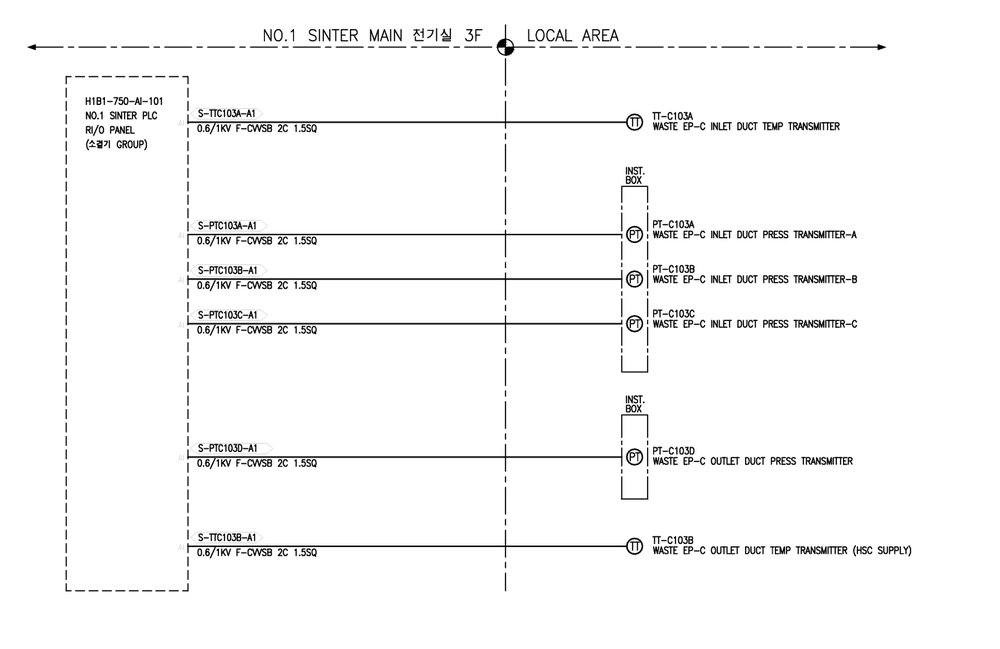
#> input picture data/easy_task_test05_v1.PNG, 1000 x 649 px, shrunk from 1306 x 847 before the run
$ jupyter execute --allow-errors symbol_detection_v1.ipynb
#> lines starting #> are read from the running program, lines starting #| are printed output that depends on the picture; after the words box and inside, x2 and y2 are one past the last pixel; in counts of white or black regions, pixels touching at a corner belong together
# 심볼 탐지 테스트

> 쉬운 도면으로 테스트
1. 도면에서 심볼 탐지(data/symbol_mini.png를 도면에서 탐지)
2. 심볼 기준으로 4분면 자르기

[cell 1]
import cv2
import numpy as np
import matplotlib.pyplot as plt
import os, glob

# [44 lines left out: functions show_image, non_max_suppression_fast, not called in this run]


# 테스트 도면
drawing_path = '../data/easy_task_test05_v1.PNG'
drawing = cv2.imread(drawing_path)
#> drawing is the input picture: shape (649, 1000, 3); min 0, max 255, mean 247.9
if drawing is None:
    raise FileNotFoundError(f"도면을 찾을 수 없습니다: {drawing_path}")
drawing_gray = cv2.cvtColor(drawing, cv2.COLOR_BGR2GRAY)

# 심볼 이미지 로드
symbol_path = '../data/symbol_mini.PNG'
img = cv2.imread(symbol_path)
#> (the rest of this cell did not finish here and is left out)

#### 심볼 탐지 완료

> 심볼 위치 기준으로 주변 영역(선)을 따라 도면을 자르고 확대

[cell 2]
# 1. 엣지 검출
edges = cv2.Canny(drawing_gray, 50, 150)
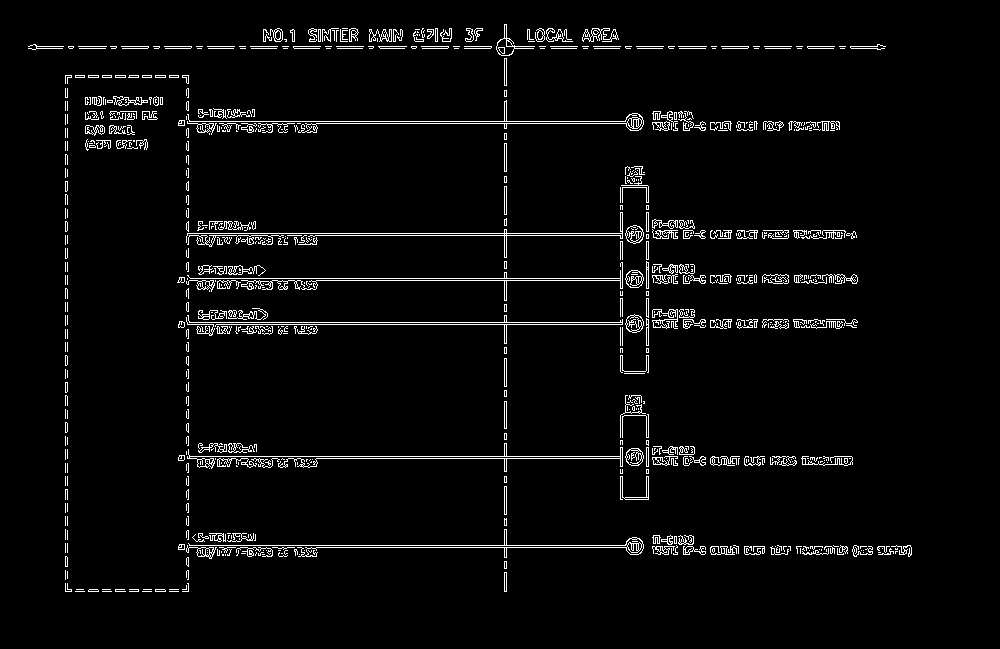
#> edges: shape (649, 1000); 3.6% white in thin lines or dots, all inside (x1, y1, x2, y2) = (28, 24, 912, 592)

# 2. HoughLinesP로 직선 검출
lines = cv2.HoughLinesP(edges, 1, np.pi/180, threshold=50, minLineLength=50, maxLineGap=10)
#> lines = 120 rows, first 6: [179, 322, 857, 322], [28, 46, 885, 46], [179, 456, 648, 456], [178, 324, 853, 324], [187, 235, 856, 235], [28, 48, 884, 48]

# 3. 수평선, 수직선 분류
h_lines = []  # (y, x_start, x_end)
v_lines = []  # (x, y_start, y_end)
if lines is not None:
    for line in lines:
        x1, y1, x2, y2 = line[0]
        if abs(y2 - y1) < 5:  # 수평선
            h_lines.append((y1, min(x1, x2), max(x1, x2)))
        elif abs(x2 - x1) < 5:  # 수직선
            v_lines.append((x1, min(y1, y2), max(y1, y2)))
#> this loop made 120 passes
#> (x1, y1, x2, y2) on passes 1 to 12: (179, 322, 857, 322), (28, 46, 885, 46), (179, 456, 648, 456), (178, 324, 853, 324), (187, 235, 856, 235), (28, 48, 884, 48), (178, 547, 860, 547), (179, 278, 857, 278), (188, 591, 188, 75), (316, 458, 852, 458), (179, 545, 643, 545), (187, 233, 855, 233)
#> after the loop, h_lines = 104 items, first 6: (322, 179, 857), (46, 28, 885), (456, 179, 648), (324, 178, 853), (235, 187, 856), (48, 28, 884); v_lines = [(188, 75, 591), (65, 75, 591), (504, 24, 591), (67, 75, 591), (506, 24, 591), (186, 281, 591), (648, 186, 372), (622, 414, 499), (646, 416, 499), (620, 187, 371), (620, 414, 473), (646, 309, 372), (622, 237, 372), (646, 202, 259), (187, 168, 244)]

# 4. fallback 영역 (선 없을 때 최소 ROI 크기)
fallback = 50
height, width = drawing.shape[:2]
#> height = 649; width = 1000

# 5. 심볼 기준 4분면 ROI 추출 및 시각화
#> (the rest of this cell did not finish here and is left out)


$ run again, with data/easy_task_test05_v2.PNG copied over data/easy_task_test05_v1.PNG
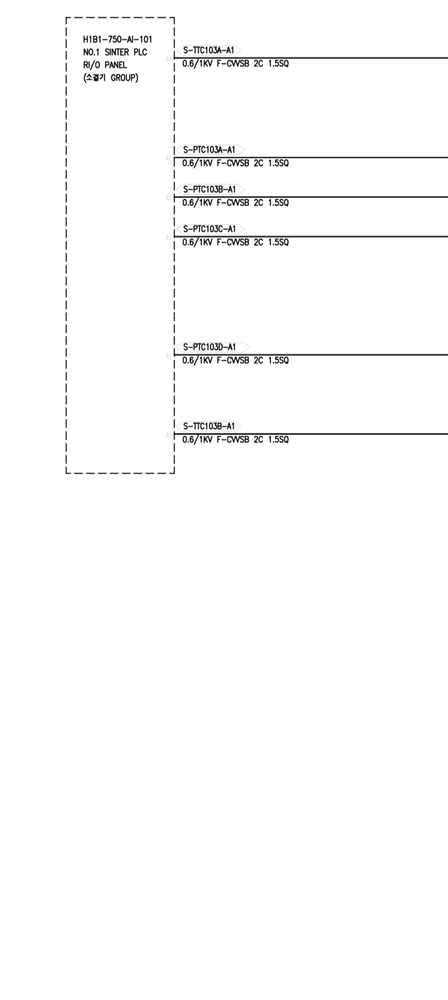
#> input picture data/easy_task_test05_v2.PNG, 448 x 1000 px, shrunk from 659 x 1472 before the run
#> drawing is the input picture: shape (1000, 448, 3); min 0, max 255, mean 251.4
#> `edges = cv2.Canny(drawing_gray, 50, 150)`:
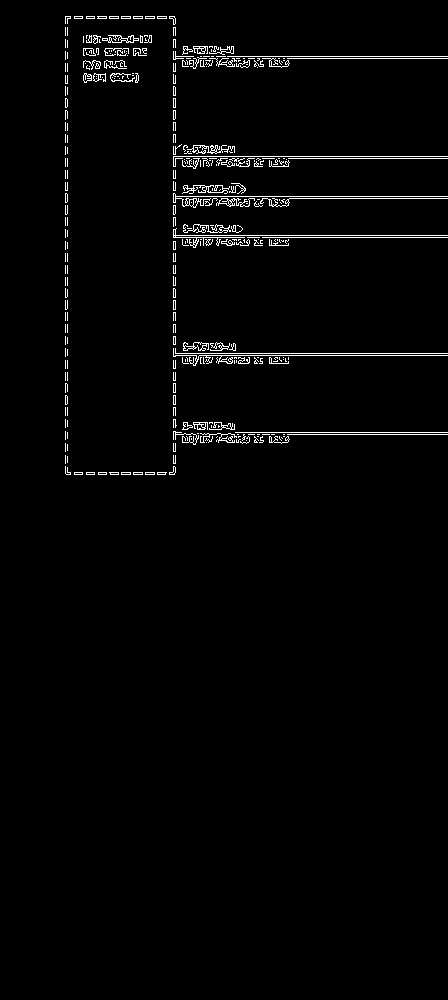
#> edges: shape (1000, 448); 1.9% white in thin lines or dots, all inside (x1, y1, x2, y2) = (65, 16, 448, 475)
#> lines = 31 rows, first 6: [173, 474, 173, 16], [67, 474, 67, 16], [174, 156, 447, 156], [65, 473, 65, 16], [174, 235, 447, 235], [175, 58, 447, 58]
#> the loop `for line in lines:` made 31 passes
#> after the loop `for line in lines:`: h_lines = 27 items, first 6: (156, 174, 447), (235, 174, 447), (58, 175, 447), (196, 176, 447), (353, 176, 447), (56, 176, 447); v_lines = [(173, 16, 474), (67, 16, 474), (65, 16, 473), (175, 18, 472)]

$ run again, with data/hard_task_test01.PNG copied over data/easy_task_test05_v1.PNG
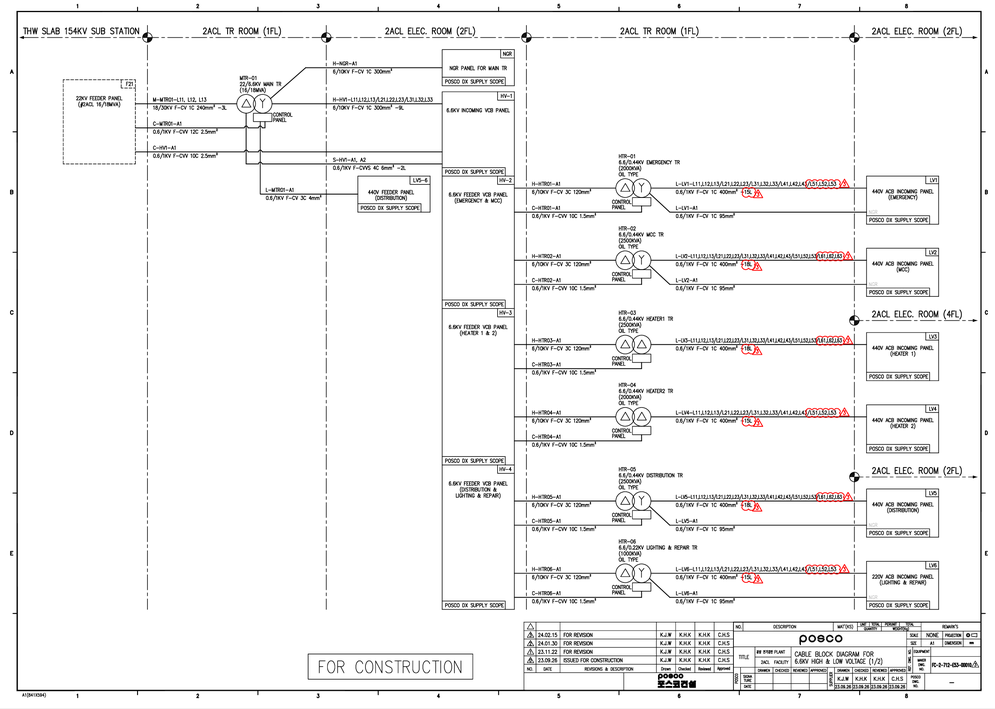
#> input picture data/hard_task_test01.PNG, 995 x 709 px, shrunk from 2374 x 1691 before the run
#> drawing is the input picture: shape (709, 995, 3); mean B, G, R 242.5, 242.5, 242.8
#> `edges = cv2.Canny(drawing_gray, 50, 150)`:
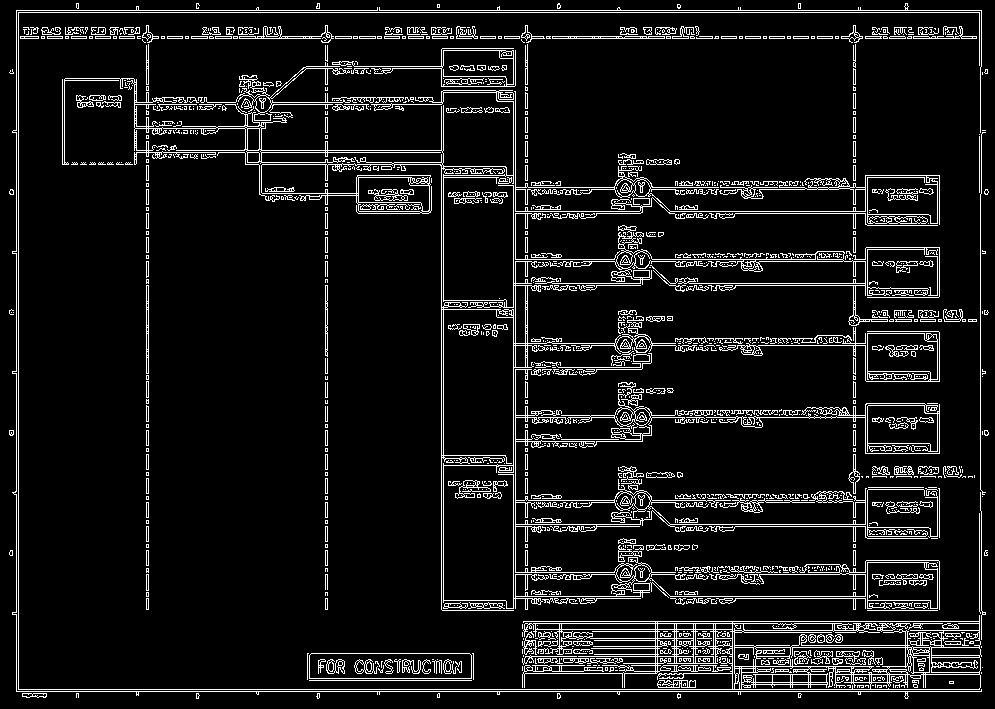
#> edges: shape (709, 995); 8.7% white in thin lines or dots
#> lines = 425 rows, first 6: [16, 12, 981, 12], [16, 10, 981, 10], [16, 691, 981, 691], [16, 38, 981, 38], [16, 689, 981, 689], [16, 36, 981, 36]
#> the loop `for line in lines:` made 425 passes
#> after the loop `for line in lines:`: h_lines = 329 items, first 6: (12, 16, 981), (10, 16, 981), (691, 16, 981), (38, 16, 981), (689, 16, 981), (36, 16, 981); v_lines = 92 items, first 6: (16, 11, 690), (441, 49, 609), (513, 48, 610), (18, 13, 688), (527, 25, 609), (327, 25, 609)

$ run again, with data/hard_task_test01_v1.PNG copied over data/easy_task_test05_v1.PNG
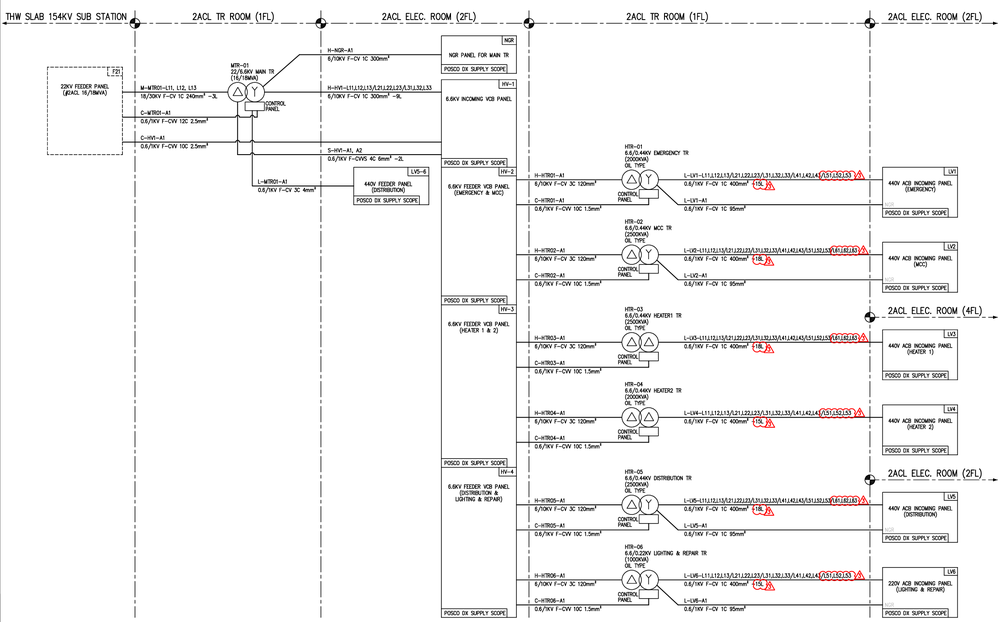
#> input picture data/hard_task_test01_v1.PNG, 1000 x 622 px, shrunk from 2295 x 1428 before the run
#> drawing is the input picture: shape (622, 1000, 3); mean B, G, R 244.2, 244.2, 244.7
#> `edges = cv2.Canny(drawing_gray, 50, 150)`:
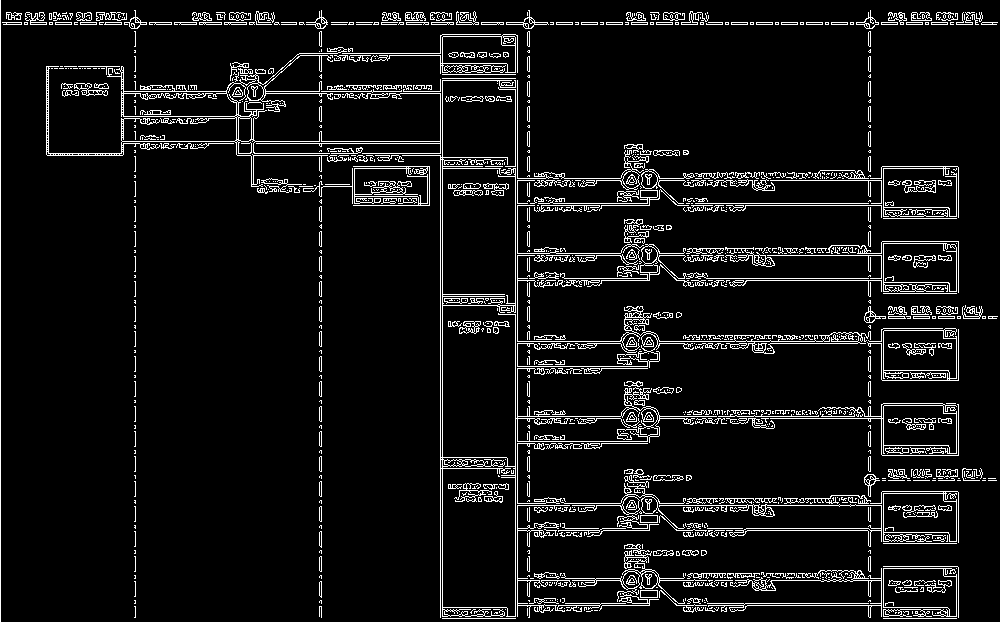
#> edges: shape (622, 1000); 7.4% white in thin lines or dots
#> lines = 338 rows, first 6: [0, 22, 997, 22], [0, 24, 996, 24], [440, 617, 440, 35], [517, 616, 517, 35], [515, 618, 515, 34], [321, 617, 321, 10]
#> the loop `for line in lines:` made 338 passes
#> after the loop `for line in lines:`: h_lines = 248 items, first 6: (22, 0, 997), (24, 0, 996), (255, 518, 958), (180, 518, 958), (605, 676, 893), (341, 518, 883); v_lines = 85 items, first 6: (440, 35, 617), (517, 35, 616), (515, 34, 618), (321, 10, 617), (442, 34, 618), (0, 0, 621)
